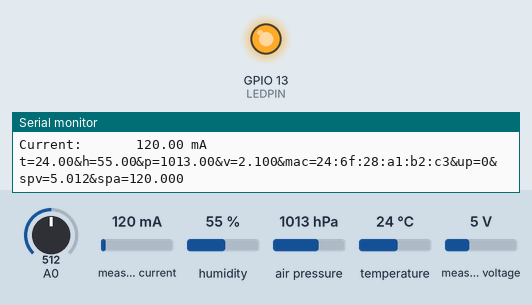
A sketch run on a simulated ESP8266 (NodeMCU). Shown: output pins drawn as LEDs (lit = HIGH), the last lines printed to the serial monitor. The test bench sets the inputs (shaded band); at power-on: A0 = 512, measured current 120 mA, humidity 55 %, air pressure 1013 hPa, temperature 24 °C, measured voltage 5 V. WiFi joins after 1.5 s; servers stay silent unless stated; uploads are accepted with an empty reply.

Above: at 12.1 s.
At 81.9 s:
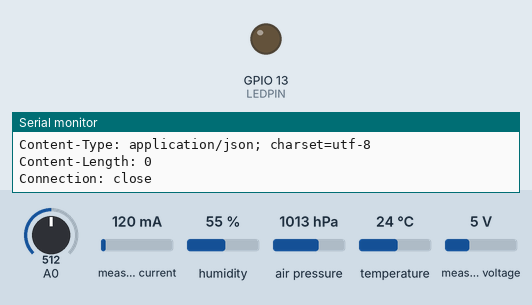
Timing chart, 0 to 83.4 s (numbered marks = the images above):
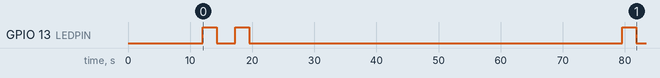

The sketch:

WROOM02_envsensor.ino
```cpp
#include <Adafruit_INA219.h>

#include <Wire.h>
#include <SPI.h>
#include <Adafruit_Sensor.h>
#include <Adafruit_BME280.h>
#include <ESP8266WiFi.h>
#include <Ticker.h>
extern "C" {
#include "user_interface.h"
}

Adafruit_BME280 bme; // I2C
Adafruit_INA219 ina219; // ina219
Ticker ticker;

#define LEDPIN (13)

#define VS 10

String thisMAC = "";
static unsigned int upCount = 0L;

static float lastSendV = 0.0;
static float lastSendA = 0.0;

static int delayMS = 1000*10;

void setup() {
  Serial.begin(115200);
  Serial.println("Start collection");

  pinMode(LEDPIN, OUTPUT);

  char *ssid = "ms101";
  char *password = "sekitakovich";

  wifi_set_sleep_type(LIGHT_SLEEP_T);

  unsigned char MAC_STA[6];
  unsigned char *MAC  = WiFi.macAddress(MAC_STA);

  thisMAC =
    String(MAC[0], HEX) + ":" +
    String(MAC[1], HEX) + ":" +
    String(MAC[2], HEX) + ":" +
    String(MAC[3], HEX) + ":" +
    String(MAC[4], HEX) + ":" +
    String(MAC[5], HEX);
  Serial.println(thisMAC);

  WiFi.begin(ssid, password);
  while (WiFi.status() != WL_CONNECTED) {
    delay(1000 * 1);
    Serial.print(".");
  }
  Serial.println("");

  bme.begin(0x76);
  Serial.println("Measuring T:P:H with BME280.");
  ina219.begin();
  Serial.println("Measuring voltage and current with INA219.");
}

void loop() {
  delay(delayMS);
  //
  float shuntvoltage = 0;
  float busvoltage = 0;
  float current_mA = 0;
  float loadvoltage = 0;

  shuntvoltage = ina219.getShuntVoltage_mV();
  busvoltage = ina219.getBusVoltage_V();
  current_mA = ina219.getCurrent_mA();
  loadvoltage = busvoltage + (shuntvoltage / 1000);

  Serial.print("Voltage:  "); Serial.print(loadvoltage); Serial.println(" V");
  Serial.print("Current:       "); Serial.print(current_mA); Serial.println(" mA");
  Serial.println("");
  //
  float t = bme.readTemperature();
  float p = bme.readPressure() / 100.0F;
  float h = bme.readHumidity();
  //  float v = 0.0;
  //
  //  int adcv =  system_adc_read(); // from TOUT (4.2V - 470K - 150K - GND)
  //  v = (float)adcv / (1024/4.2);

  int adcv =  system_adc_read(); // from TOUT (4.2V - 470K - 150K - GND)
  float v = (float)adcv / (1024 / 4.2);

  delayMS = 1000*((loadvoltage>lastSendV || current_mA>lastSendA)? 3:60);

  lastSendV = loadvoltage;
  lastSendA = current_mA;

  digitalWrite(LEDPIN, HIGH);

  String nickname = "sekitakovich";
  String info = "t=" + String(t) + "&h=" +  String(h) + "&p=" + String(p) + "&v=" + String(v,3) + "&mac=" + thisMAC + "&up=" + upCount++ + "&spv=" + String(loadvoltage,3) + "&spa=" + String(current_mA,3);
  Serial.println(info);

  char *host = "www.klabo.co.jp";
  WiFiClient client;
  int httpPort = 80;
  if (client.connect(host, httpPort)) {
    String url = String("/tph.php?")  + info;
    client.print(String("GET ") + url + " HTTP/1.1\r\n" + "Host: " + host + "\r\n" + "Connection: close\r\n\r\n");

    delay(1000);

    while (client.available()) {
      String line = client.readStringUntil('\r');
      Serial.print(line);
    }
  }

  digitalWrite(LEDPIN, LOW);
}
```

Measured:
- by itself, GPIO 13 (LEDPIN): goes HIGH 2.3 s, LOW 3.0 s, HIGH 2.3 s, LOW 60.0 s, HIGH 2.3 s, then LOW
